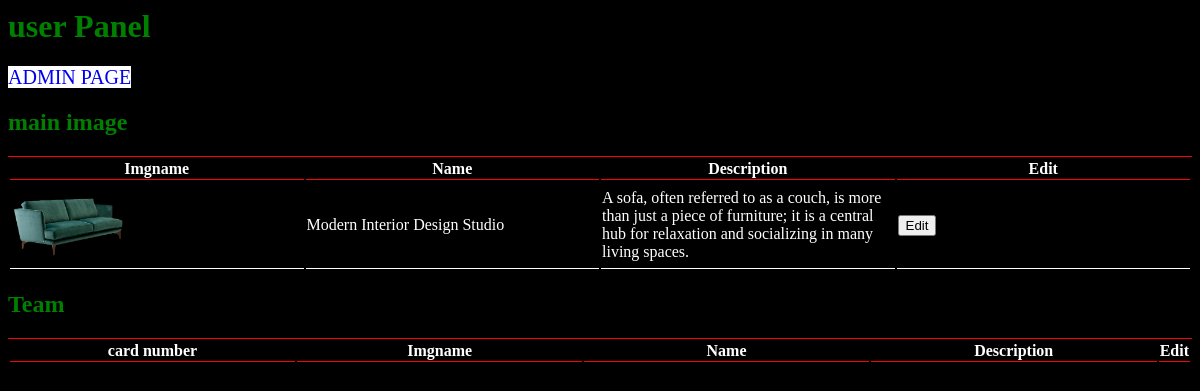
Page /admin/user_crud.php on the committed database.
### tables this page shows
CREATE TABLE `user_dynamic` (
  `imgname` varchar(255) DEFAULT NULL,
  `name` varchar(255) DEFAULT NULL,
  `description` text DEFAULT NULL,
  `role` varchar(255) DEFAULT NULL
);

### admin/user_crud.php (the view, shortened to what this page needs)
<?php
include_once("../dbconnection/connection.php");
$q="select * from user_dynamic where role='mainimg'";
if($result=mysqli_query($conn,$q)){
    while($row = mysqli_fetch_assoc($result)){
        $imgname=$row['imgname'];
        $name=$row['name'];
        $desc=$row['description'];
    }
}
?>
<h1>user Panel</h1>
<a href="index.php?username=<?php echo $_GET['username']; ?>" class="btn btn-primary my-3" style="background-color:white;height:5%;width:5%;text-decoration:none;font-size:20px;">ADMIN PAGE</a>
<h2>main image</h2>
<table>
    <tr>
    <th>Imgname</th>
    <th>Name</th>
    <th>Description</th>
    <th>Edit</th>
    </tr>
    <tr>
        <td><image height="40%" width="40%" src='../img/<?php echo $imgname ?>' /></td>
        <td><?php echo $name; ?></td>
        <td><?php echo $desc; ?></td>
        <td><a href='user_mainimg_crud.php'><button class='edit_btn'>Edit</button></a></td>
    </tr>
</table>
<h2>Team</h2>
<table>
    <tr>
    <th>card number</th>
    <th>Imgname</th>
    <th>Name</th>
    <th>Description</th>
    <th>Edit</th>
    </tr>
</table>

### admin/user_crud.php (style rules this page uses)
h1 { color:green; }
h2 { color:green; }
table { border-top: 1px solid red; width: 100%; justify-content: center; }
td { border-bottom: 1px solid white; width: 25%; justify-content: center; }
th { border-bottom: 1px solid red; width: 25%; justify-content: center; }

### rows in the picture
user_dynamic: imgname (picture), name "Modern Interior Design Studio", description "A sofa, often referred to as a couch, is more than just a piece of furniture; it is a central hub for relaxation and socializing in many living spaces."
